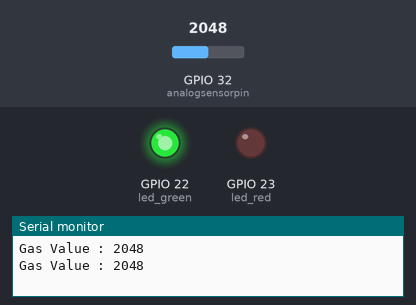
Bench run of a sketch on a simulated ESP32. Parts: output pins drawn as LEDs (lit = HIGH), the last lines printed to the serial monitor. The test bench sets the inputs (shaded band); at power-on: GPIO 32 (analogsensorpin) = 2048. WiFi joins after 1.5 s; servers stay silent unless stated.

Above: at 3.1 s.
3.2 s: GPIO 32 (analogsensorpin) set to 550
5.1 s: GPIO 32 (analogsensorpin) set to 469
At 7.0 s:
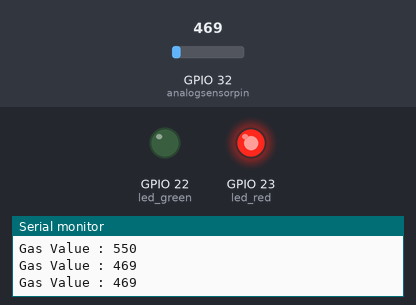
7.4 s: GPIO 32 (analogsensorpin) set to 1228
At 8.5 s:
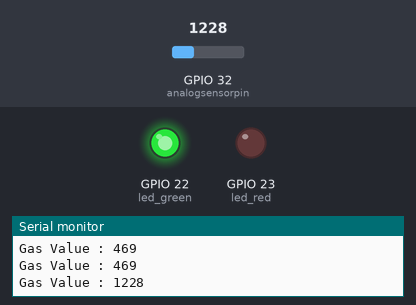
9.4 s: GPIO 32 (analogsensorpin) set to 491
At 11.3 s:
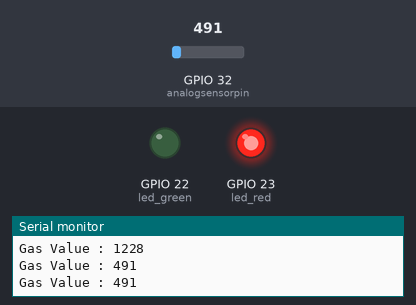
Timing chart, 0 to 12.4 s (numbered marks = the images above; inputs shaded):
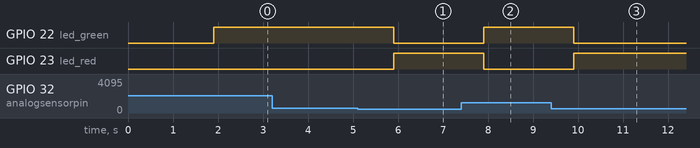

Measured:
- the behaviour switches between 500 and 499 on GPIO 32 (analogsensorpin) (found by bisection; images 0 and 1)
- after the input at 5.1 s, GPIO 22 (led_green): HIGH → LOW after 0.81 s; GPIO 23 (led_red): LOW → HIGH after 0.81 s
- after the input at 7.4 s, GPIO 22 (led_green): LOW → HIGH after 0.51 s; GPIO 23 (led_red): HIGH → LOW after 0.51 s
- after the input at 9.4 s, GPIO 22 (led_green): HIGH → LOW after 0.51 s; GPIO 23 (led_red): LOW → HIGH after 0.51 s

The sketch:

02-BLYNK_2.0_WITHOUT_EDGENT_ANALOG.ino
```cpp
// (licence header left out)
// Fill-in information from your Blynk Template here
#define BLYNK_TEMPLATE_ID "TMPL6clTUsFEW"
#define BLYNK_TEMPLATE_NAME "Gas Monitoring"
#define BLYNK_AUTH_TOKEN "d1jLp_1Kt1bXHMgezZIwnCX7Y9EGTqAp"

#include <BlynkSimpleEsp32.h>

#define wifi_username "insert your wifi username"
#define wifi_password "insert your wifi password"

//pinout declaratiorn
#define analogsensorpin 32 //change to where analog sensor is connected
#define led_red 23
#define led_green 22

#define treshold 500 //change the treshold value according to your sensor


void setup()
{
  Serial.begin(115200);
  delay(100);
  pinMode(led_red,OUTPUT);
  pinMode(led_green,OUTPUT);
  Blynk.begin(BLYNK_AUTH_TOKEN, wifi_username, wifi_password);
}

void loop() {
  Blynk.run();

  int analogvalue = analogRead(analogsensorpin);

  Blynk.virtualWrite(V1,analogvalue);

  //print value to Serial Monitor

  Serial.print("Gas Value : "); //change this to what you measure
  Serial.println(analogvalue);


  //led indicator process at the edge

  //chage the comparator on what are you measure
  if(analogvalue < treshold){
    digitalWrite(led_red,HIGH);
    digitalWrite(led_green,LOW);
  }
  else
  {
    digitalWrite(led_red,LOW);
    digitalWrite(led_green,HIGH);

  }

  delay(1000);
}
```
